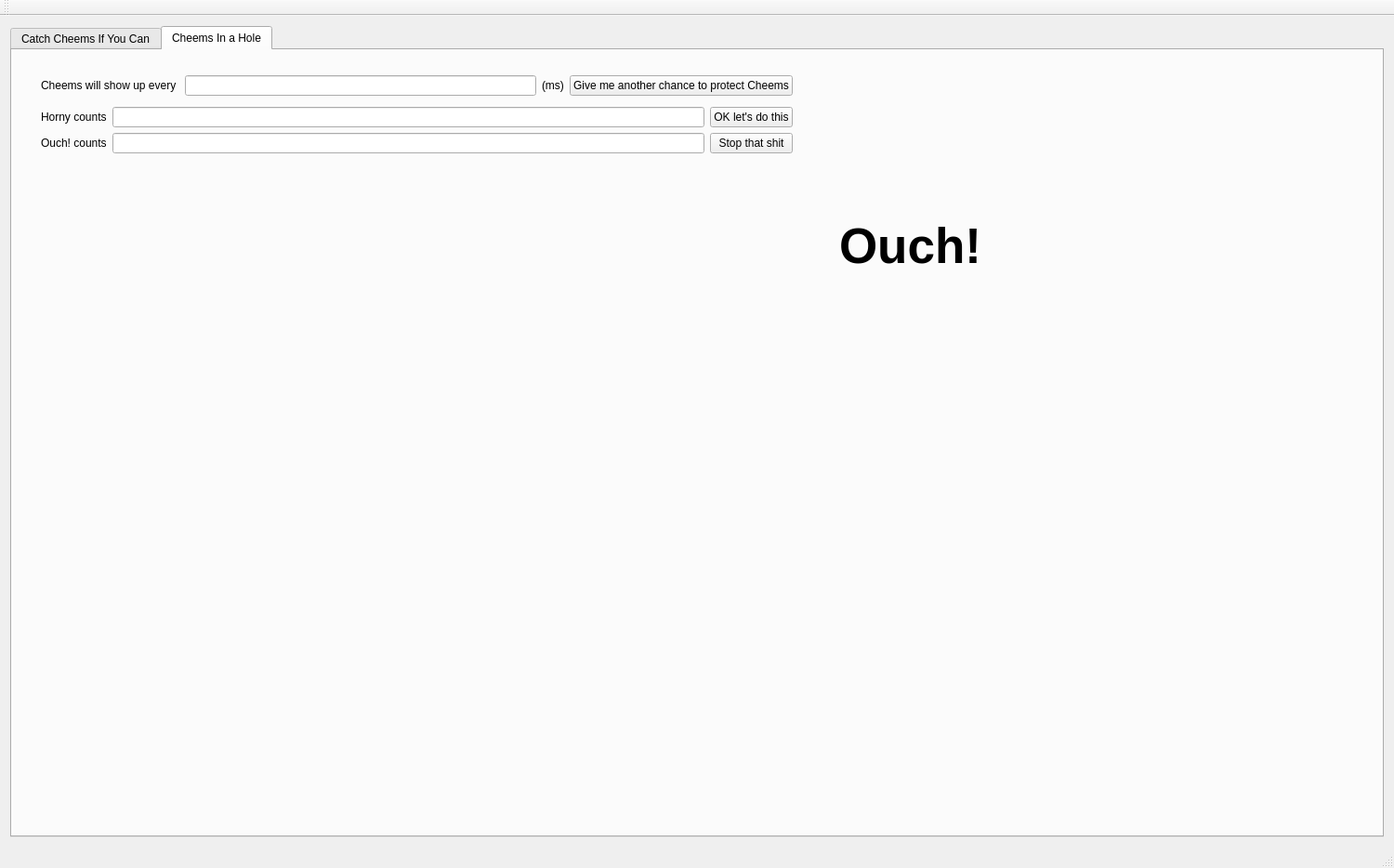
<?xml version="1.0" encoding="UTF-8"?>
<ui version="4.0">
 <class>MainWindow</class>
 <widget class="QMainWindow" name="MainWindow">
  <property name="geometry">
   <rect>
    <x>0</x>
    <y>0</y>
    <width>1500</width>
    <height>934</height>
   </rect>
  </property>
  <property name="windowTitle">
   <string>We Do Not Allow Any Horniness In Here!</string>
  </property>
  <widget class="QWidget" name="centralWidget">
   <layout class="QHBoxLayout" name="horizontalLayout_4">
    <item>
     <widget class="QTabWidget" name="tabWidget">
      <property name="cursor">
       <cursorShape>PointingHandCursor</cursorShape>
      </property>
      <property name="currentIndex">
       <number>1</number>
      </property>
      <widget class="QWidget" name="tab">
       <attribute name="title">
        <string>Catch Cheems If You Can</string>
       </attribute>
       <widget class="QWidget" name="layoutWidget">
        <property name="geometry">
         <rect>
          <x>10</x>
          <y>10</y>
          <width>753</width>
          <height>118</height>
         </rect>
        </property>
        <layout class="QVBoxLayout" name="verticalLayout_4">
         <item>
          <layout class="QHBoxLayout" name="horizontalLayout_3">
           <item>
            <widget class="QLabel" name="label_3">
             <property name="text">
              <string>How fast will Cheems go </string>
             </property>
            </widget>
           </item>
           <item>
            <widget class="QLineEdit" name="txtTime"/>
           </item>
           <item>
            <widget class="QLabel" name="label_4">
             <property name="text">
              <string>(ms)</string>
             </property>
            </widget>
           </item>
           <item>
            <widget class="QPushButton" name="butClear">
             <property name="text">
              <string>Let me save Cheems again</string>
             </property>
            </widget>
           </item>
          </layout>
         </item>
         <item>
          <layout class="QHBoxLayout" name="horizontalLayout_2">
           <item>
            <layout class="QHBoxLayout" name="horizontalLayout">
             <item>
              <layout class="QVBoxLayout" name="verticalLayout">
               <item>
                <widget class="QLabel" name="label">
                 <property name="text">
                  <string>Horny times</string>
                 </property>
                </widget>
               </item>
               <item>
                <widget class="QLabel" name="label_2">
                 <property name="text">
                  <string>Bonk! times</string>
                 </property>
                </widget>
               </item>
              </layout>
             </item>
             <item>
              <layout class="QVBoxLayout" name="verticalLayout_2">
               <item>
                <widget class="QLineEdit" name="txtHorny"/>
               </item>
               <item>
                <widget class="QLineEdit" name="txtBonk"/>
               </item>
              </layout>
             </item>
            </layout>
           </item>
           <item>
            <layout class="QVBoxLayout" name="verticalLayout_3">
             <item>
              <widget class="QPushButton" name="butStart">
               <property name="text">
                <string>Start being horny</string>
               </property>
              </widget>
             </item>
             <item>
              <widget class="QPushButton" name="butStop">
               <property name="text">
                <string>Stop that shit</string>
               </property>
              </widget>
             </item>
            </layout>
           </item>
          </layout>
         </item>
        </layout>
       </widget>
       <widget class="QPushButton" name="pushButton">
        <property name="geometry">
         <rect>
          <x>480</x>
          <y>240</y>
          <width>180</width>
          <height>180</height>
         </rect>
        </property>
        <property name="cursor">
         <cursorShape>ArrowCursor</cursorShape>
        </property>
        <property name="autoFillBackground">
         <bool>false</bool>
        </property>
        <property name="text">
         <string/>
        </property>
        <property name="icon">
         <iconset>
          <activeoff>:/imgs/offHorny.png</activeoff>
          <activeon>:/imgs/onHorny.jpg</activeon>
         </iconset>
        </property>
        <property name="iconSize">
         <size>
          <width>640</width>
          <height>640</height>
         </size>
        </property>
        <property name="shortcut">
         <string extracomment="i said no horny"/>
        </property>
        <property name="checkable">
         <bool>false</bool>
        </property>
        <property name="checked">
         <bool>false</bool>
        </property>
        <property name="autoRepeat">
         <bool>false</bool>
        </property>
        <property name="default">
         <bool>false</bool>
        </property>
        <property name="flat">
         <bool>true</bool>
        </property>
       </widget>
       <widget class="QLabel" name="labOuch">
        <property name="geometry">
         <rect>
          <x>710</x>
          <y>160</y>
          <width>161</width>
          <height>101</height>
         </rect>
        </property>
        <property name="font">
         <font>
          <pointsize>40</pointsize>
          <weight>75</weight>
          <bold>true</bold>
          <strikeout>false</strikeout>
         </font>
        </property>
        <property name="text">
         <string>Ouch!</string>
        </property>
       </widget>
       <zorder>pushButton</zorder>
       <zorder>layoutWidget</zorder>
       <zorder>labOuch</zorder>
      </widget>
      <widget class="QWidget" name="tab_2">
       <attribute name="title">
        <string>Cheems In a Hole</string>
       </attribute>
       <widget class="QLabel" name="labOuch_2">
        <property name="geometry">
         <rect>
          <x>890</x>
          <y>160</y>
          <width>161</width>
          <height>101</height>
         </rect>
        </property>
        <property name="font">
         <font>
          <pointsize>40</pointsize>
          <weight>75</weight>
          <bold>true</bold>
          <strikeout>false</strikeout>
         </font>
        </property>
        <property name="text">
         <string>Ouch!</string>
        </property>
       </widget>
       <widget class="QLabel" name="txtCheems">
        <property name="geometry">
         <rect>
          <x>290</x>
          <y>240</y>
          <width>180</width>
          <height>180</height>
         </rect>
        </property>
        <property name="text">
         <string/>
        </property>
        <property name="pixmap">
         <pixmap resource="resources.qrc">:/imgs/offHorny.png</pixmap>
        </property>
       </widget>
       <widget class="QLabel" name="txtCheems_2">
        <property name="geometry">
         <rect>
          <x>480</x>
          <y>240</y>
          <width>180</width>
          <height>180</height>
         </rect>
        </property>
        <property name="text">
         <string/>
        </property>
        <property name="pixmap">
         <pixmap resource="resources.qrc">:/imgs/offHorny.png</pixmap>
        </property>
       </widget>
       <widget class="QLabel" name="txtCheems_3">
        <property name="geometry">
         <rect>
          <x>670</x>
          <y>240</y>
          <width>180</width>
          <height>180</height>
         </rect>
        </property>
        <property name="text">
         <string/>
        </property>
        <property name="pixmap">
         <pixmap resource="resources.qrc">:/imgs/offHorny.png</pixmap>
        </property>
       </widget>
       <widget class="QLabel" name="txtCheems_4">
        <property name="geometry">
         <rect>
          <x>570</x>
          <y>430</y>
          <width>180</width>
          <height>180</height>
         </rect>
        </property>
        <property name="text">
         <string/>
        </property>
        <property name="pixmap">
         <pixmap resource="resources.qrc">:/imgs/offHorny.png</pixmap>
        </property>
       </widget>
       <widget class="QLabel" name="txtCheems_5">
        <property name="geometry">
         <rect>
          <x>390</x>
          <y>430</y>
          <width>180</width>
          <height>180</height>
         </rect>
        </property>
        <property name="text">
         <string/>
        </property>
        <property name="pixmap">
         <pixmap resource="resources.qrc">:/imgs/offHorny.png</pixmap>
        </property>
       </widget>
       <widget class="QPushButton" name="butCheems">
        <property name="geometry">
         <rect>
          <x>290</x>
          <y>240</y>
          <width>180</width>
          <height>180</height>
         </rect>
        </property>
        <property name="minimumSize">
         <size>
          <width>180</width>
          <height>180</height>
         </size>
        </property>
        <property name="text">
         <string/>
        </property>
        <property name="flat">
         <bool>true</bool>
        </property>
       </widget>
       <widget class="QPushButton" name="butCheems_2">
        <property name="geometry">
         <rect>
          <x>480</x>
          <y>240</y>
          <width>180</width>
          <height>180</height>
         </rect>
        </property>
        <property name="minimumSize">
         <size>
          <width>180</width>
          <height>180</height>
         </size>
        </property>
        <property name="text">
         <string/>
        </property>
        <property name="flat">
         <bool>true</bool>
        </property>
       </widget>
       <widget class="QPushButton" name="butCheems_3">
        <property name="geometry">
         <rect>
          <x>670</x>
          <y>240</y>
          <width>180</width>
          <height>180</height>
         </rect>
        </property>
        <property name="minimumSize">
         <size>
          <width>180</width>
          <height>180</height>
         </size>
        </property>
        <property name="text">
         <string/>
        </property>
        <property name="flat">
         <bool>true</bool>
        </property>
       </widget>
       <widget class="QWidget" name="layoutWidget_2">
        <property name="geometry">
         <rect>
          <x>20</x>
          <y>10</y>
          <width>831</width>
          <height>118</height>
         </rect>
        </property>
        <layout class="QVBoxLayout" name="verticalLayout_5">
         <item>
          <layout class="QHBoxLayout" name="horizontalLayout_5">
           <item>
            <widget class="QLabel" name="label_5">
             <property name="text">
              <string>Cheems will show up every </string>
             </property>
            </widget>
           </item>
           <item>
            <widget class="QLineEdit" name="txtTime_2"/>
           </item>
           <item>
            <widget class="QLabel" name="label_6">
             <property name="text">
              <string>(ms)</string>
             </property>
            </widget>
           </item>
           <item>
            <widget class="QPushButton" name="butClear_2">
             <property name="text">
              <string>Give me another chance to protect Cheems</string>
             </property>
            </widget>
           </item>
          </layout>
         </item>
         <item>
          <layout class="QHBoxLayout" name="horizontalLayout_7">
           <item>
            <layout class="QHBoxLayout" name="horizontalLayout_8">
             <item>
              <layout class="QVBoxLayout" name="verticalLayout_6">
               <item>
                <widget class="QLabel" name="label_7">
                 <property name="text">
                  <string>Horny counts</string>
                 </property>
                </widget>
               </item>
               <item>
                <widget class="QLabel" name="label_8">
                 <property name="text">
                  <string>Ouch! counts</string>
                 </property>
                </widget>
               </item>
              </layout>
             </item>
             <item>
              <layout class="QVBoxLayout" name="verticalLayout_7">
               <item>
                <widget class="QLineEdit" name="txtHorny_2"/>
               </item>
               <item>
                <widget class="QLineEdit" name="txtBonk_2"/>
               </item>
              </layout>
             </item>
            </layout>
           </item>
           <item>
            <layout class="QVBoxLayout" name="verticalLayout_8">
             <item>
              <widget class="QPushButton" name="butStart_2">
               <property name="text">
                <string>OK let's do this</string>
               </property>
              </widget>
             </item>
             <item>
              <widget class="QPushButton" name="butStop_2">
               <property name="text">
                <string>Stop that shit</string>
               </property>
              </widget>
             </item>
            </layout>
           </item>
          </layout>
         </item>
        </layout>
       </widget>
       <widget class="QLabel" name="label_9">
        <property name="geometry">
         <rect>
          <x>280</x>
          <y>230</y>
          <width>193</width>
          <height>193</height>
         </rect>
        </property>
        <property name="text">
         <string/>
        </property>
        <property name="pixmap">
         <pixmap resource="resources.qrc">:/imgs/ground.jpg</pixmap>
        </property>
       </widget>
       <widget class="QLabel" name="label_10">
        <property name="geometry">
         <rect>
          <x>470</x>
          <y>230</y>
          <width>193</width>
          <height>193</height>
         </rect>
        </property>
        <property name="text">
         <string/>
        </property>
        <property name="pixmap">
         <pixmap resource="resources.qrc">:/imgs/ground.jpg</pixmap>
        </property>
       </widget>
       <widget class="QLabel" name="label_11">
        <property name="geometry">
         <rect>
          <x>660</x>
          <y>230</y>
          <width>193</width>
          <height>193</height>
         </rect>
        </property>
        <property name="text">
         <string/>
        </property>
        <property name="pixmap">
         <pixmap resource="resources.qrc">:/imgs/ground.jpg</pixmap>
        </property>
       </widget>
       <widget class="QLabel" name="label_12">
        <property name="geometry">
         <rect>
          <x>380</x>
          <y>420</y>
          <width>193</width>
          <height>193</height>
         </rect>
        </property>
        <property name="text">
         <string/>
        </property>
        <property name="pixmap">
         <pixmap resource="resources.qrc">:/imgs/ground.jpg</pixmap>
        </property>
       </widget>
       <widget class="QLabel" name="label_13">
        <property name="geometry">
         <rect>
          <x>570</x>
          <y>420</y>
          <width>193</width>
          <height>193</height>
         </rect>
        </property>
        <property name="text">
         <string/>
        </property>
        <property name="pixmap">
         <pixmap resource="resources.qrc">:/imgs/ground.jpg</pixmap>
        </property>
       </widget>
       <widget class="QPushButton" name="butCheems_7">
        <property name="geometry">
         <rect>
          <x>390</x>
          <y>430</y>
          <width>180</width>
          <height>180</height>
         </rect>
        </property>
        <property name="minimumSize">
         <size>
          <width>180</width>
          <height>180</height>
         </size>
        </property>
        <property name="text">
         <string/>
        </property>
        <property name="flat">
         <bool>true</bool>
        </property>
       </widget>
       <widget class="QPushButton" name="butCheems_8">
        <property name="geometry">
         <rect>
          <x>580</x>
          <y>430</y>
          <width>180</width>
          <height>180</height>
         </rect>
        </property>
        <property name="minimumSize">
         <size>
          <width>180</width>
          <height>180</height>
         </size>
        </property>
        <property name="text">
         <string/>
        </property>
        <property name="flat">
         <bool>true</bool>
        </property>
       </widget>
       <zorder>label_13</zorder>
       <zorder>label_12</zorder>
       <zorder>label_11</zorder>
       <zorder>label_10</zorder>
       <zorder>label_9</zorder>
       <zorder>txtCheems</zorder>
       <zorder>txtCheems_2</zorder>
       <zorder>txtCheems_3</zorder>
       <zorder>txtCheems_4</zorder>
       <zorder>txtCheems_5</zorder>
       <zorder>butCheems</zorder>
       <zorder>butCheems_2</zorder>
       <zorder>butCheems_3</zorder>
       <zorder>layoutWidget_2</zorder>
       <zorder>labOuch_2</zorder>
       <zorder>butCheems_8</zorder>
       <zorder>butCheems_7</zorder>
      </widget>
     </widget>
    </item>
   </layout>
  </widget>
  <widget class="QMenuBar" name="menuBar">
   <property name="geometry">
    <rect>
     <x>0</x>
     <y>0</y>
     <width>1500</width>
     <height>29</height>
    </rect>
   </property>
  </widget>
  <widget class="QToolBar" name="mainToolBar">
   <attribute name="toolBarArea">
    <enum>TopToolBarArea</enum>
   </attribute>
   <attribute name="toolBarBreak">
    <bool>false</bool>
   </attribute>
  </widget>
  <widget class="QStatusBar" name="statusBar"/>
 </widget>
 <layoutdefault spacing="6" margin="11"/>
 <resources>
  <include location="resources.qrc"/>
 </resources>
 <connections/>
</ui>
